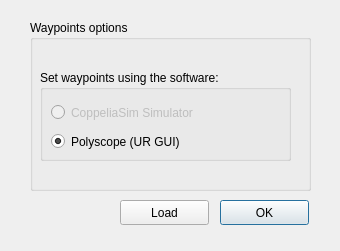
<?xml version="1.0" encoding="UTF-8"?>
<ui version="4.0">
 <class>set_waypointsdialog</class>
 <widget class="QDialog" name="set_waypointsdialog">
  <property name="geometry">
   <rect>
    <x>0</x>
    <y>0</y>
    <width>340</width>
    <height>251</height>
   </rect>
  </property>
  <property name="windowTitle">
   <string>Dialog</string>
  </property>
  <widget class="QGroupBox" name="groupBox">
   <property name="geometry">
    <rect>
     <x>30</x>
     <y>20</y>
     <width>281</width>
     <height>171</height>
    </rect>
   </property>
   <property name="title">
    <string>Waypoints options</string>
   </property>
   <widget class="QGroupBox" name="groupBox_execute">
    <property name="geometry">
     <rect>
      <x>10</x>
      <y>50</y>
      <width>251</width>
      <height>91</height>
     </rect>
    </property>
    <property name="font">
     <font>
      <weight>50</weight>
      <bold>false</bold>
     </font>
    </property>
    <property name="title">
     <string>Set waypoints using the software:</string>
    </property>
    <widget class="QRadioButton" name="radioButton_set_Polyscope">
     <property name="enabled">
      <bool>true</bool>
     </property>
     <property name="geometry">
      <rect>
       <x>11</x>
       <y>60</y>
       <width>191</width>
       <height>23</height>
      </rect>
     </property>
     <property name="text">
      <string>Polyscope (UR GUI)</string>
     </property>
     <property name="checked">
      <bool>true</bool>
     </property>
    </widget>
    <widget class="QRadioButton" name="radioButton_set_Coppelia">
     <property name="enabled">
      <bool>false</bool>
     </property>
     <property name="geometry">
      <rect>
       <x>11</x>
       <y>31</y>
       <width>191</width>
       <height>23</height>
      </rect>
     </property>
     <property name="text">
      <string>CoppeliaSim Simulator</string>
     </property>
     <property name="checkable">
      <bool>false</bool>
     </property>
     <property name="checked">
      <bool>false</bool>
     </property>
    </widget>
   </widget>
  </widget>
  <widget class="QPushButton" name="pushButtonOK">
   <property name="geometry">
    <rect>
     <x>220</x>
     <y>200</y>
     <width>89</width>
     <height>25</height>
    </rect>
   </property>
   <property name="text">
    <string>OK</string>
   </property>
  </widget>
  <widget class="QPushButton" name="pushButton_Load">
   <property name="geometry">
    <rect>
     <x>120</x>
     <y>200</y>
     <width>89</width>
     <height>25</height>
    </rect>
   </property>
   <property name="text">
    <string>Load</string>
   </property>
  </widget>
 </widget>
 <resources/>
 <connections/>
</ui>
